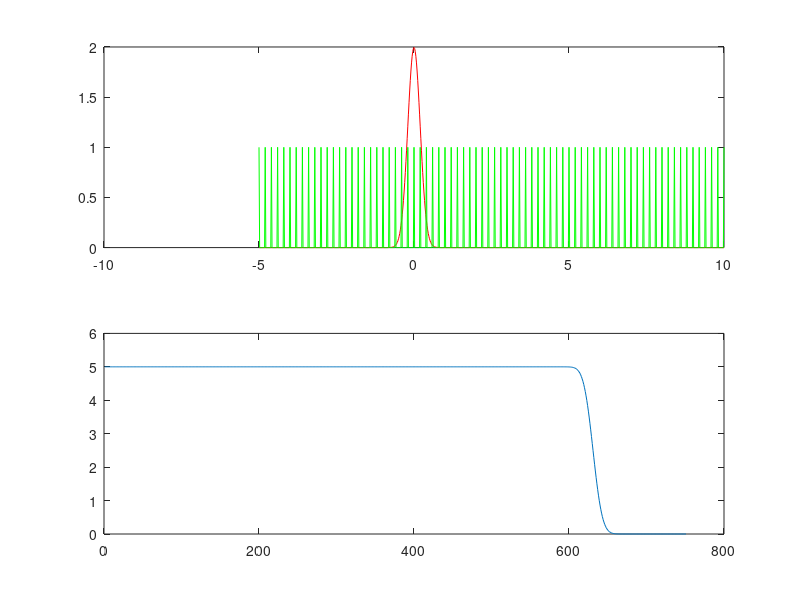

Reproduce this figure in MATLAB.
%FILTRACJA-ZADANIA
%3
% Policz (w programie MatLAB) splot funkcji gaussowskiej f(t) o parametrach
% (sr=0.0, std=0.2) z funkcją Sza g(t) = X(t) (dla n ∈ N ) dla t ∈< −5, 10 >
% spróbkowanych z FS = 50Hz. Ćwiczenie powtórz dla różnych wartości odchylenia
% standardowego funkcji f(t).


sr=0.0;
std=0.2;
Fs=50;
t = -5 : 1/Fs : 10;
dt=0.1;
ft = 1/(sqrt(2*pi)*std) * exp(-((t-sr).^2)/(2*std*std));
gt= mod((-250:500),10) == 0;
fg = conv(ft,gt,'same');
subplot(211)
plot(t,ft,'r',t,gt,'g')
subplot(212)
plot(fg)

